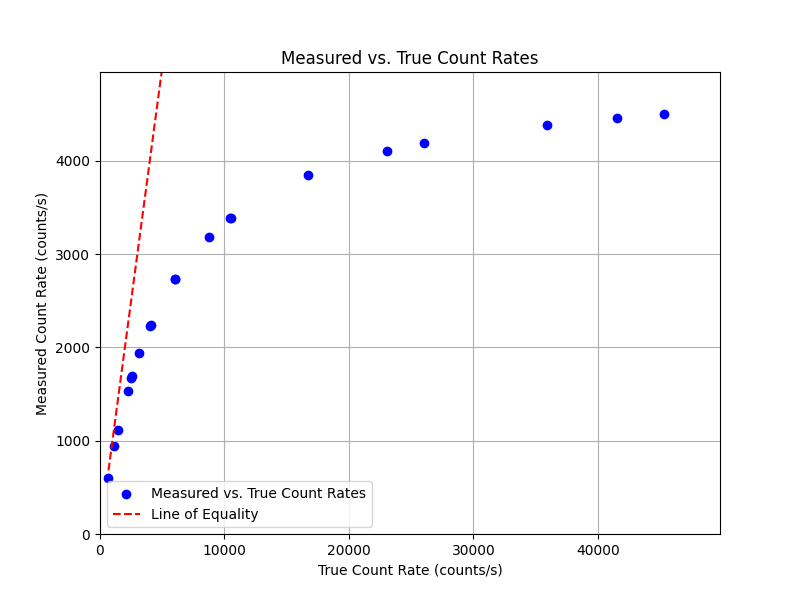

Recreate this plot in Python.
import matplotlib.pyplot as plt

# Given data
sample_counts = {
    "Sample 1": {"Shelf 1": 33891, "Shelf 2": 16946, "Shelf 3": 9431, "Shelf 4": 6002},
    "Sample 2": {"Shelf 1": 41940, "Shelf 2": 27330, "Shelf 3": 16700, "Shelf 4": 11202},
    "Sample 3": {"Shelf 1": 43895, "Shelf 2": 33848, "Shelf 3": 22331, "Shelf 4": 15344},
    "Sample 4": {"Shelf 1": 44630, "Shelf 2": 38470, "Shelf 3": 27343, "Shelf 4": 19414},
    "Sample 5": {"Shelf 1": 45029, "Shelf 2": 41086, "Shelf 3": 31847, "Shelf 4": 22452},
}

# Constants
tau = 200e-6  # Dead time in seconds

# Prepare data for plotting
observed_rates = []
true_rates = []

# Process each sample and shelf
for sample, shelves in sample_counts.items():
    for shelf, count in shelves.items():
        # Calculate measured rate
        measured_rate = count / 10.0  # counts per second

        # Apply dead time correction
        corrected_rate = measured_rate / (1 - (measured_rate * tau))

        # Append rates to lists
        observed_rates.append(measured_rate)
        true_rates.append(corrected_rate)

# Adjusting the scaling for better visibility
plt.figure(figsize=(8, 6))

# Create the scatter plot with flipped axes
plt.scatter(true_rates, observed_rates, color='blue', label="Measured vs. True Count Rates")

# Plot the ideal y=x line for comparison
plt.plot([min(true_rates), max(true_rates)], [min(true_rates), max(true_rates)],
         color='red', linestyle='--', label="Line of Equality")

# Set the axis labels and title
plt.xlabel("True Count Rate (counts/s)")
plt.ylabel("Measured Count Rate (counts/s)")
plt.title("Measured vs. True Count Rates")

# Adjust the limits for better visual coherence
plt.xlim(0, max(true_rates) * 1.1)
plt.ylim(0, max(observed_rates) * 1.1)

# Add a legend and grid
plt.legend()
plt.grid(True)
plt.savefig('q1.png')

# Show the plot
plt.show()
# Save the plot as an image
